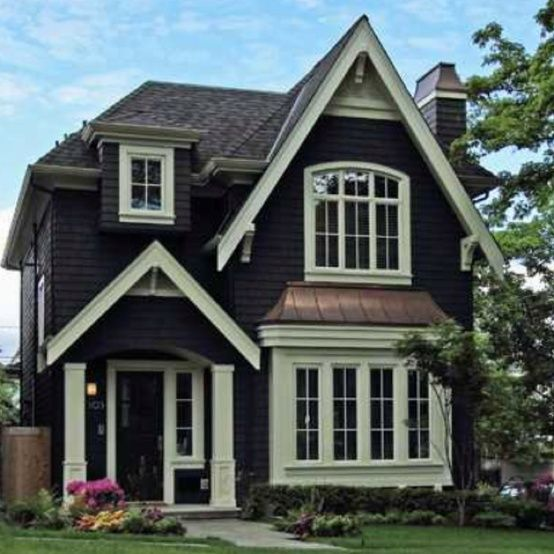
%> input picture house.jpg, 554 x 554 px
$ octave main.m   (GNU Octave 9; MATLAB toolbox functions it lacks are replaced by stand-ins)
%> lines starting %> are read from the running program, lines starting %| are printed output that depends on the picture; in (x1, y1, x2, y2) boxes, pixels count from 0 and x2, y2 are one past the last pixel; in counts of white or black regions, pixels touching at a corner belong together; the program's own positions count from 1
### mse_clc.m
function [ mse ] = mse_clc( image1, image2 )

if ( ~ismatrix(image1) || ~ismatrix(image2) )
    error( 'Can get only vectors or 2D matrices.' )
end

if ( ~isequal(size(image1),size(image2)) )
    error( 'The input matrices have different dimensions.' )
end


diff = double(image1)-double(image2);
sse = sum(sum(diff.^2));
mse = sse / length(diff(:));

end

### main.m
close all;
clear;
clc;

% sub section a
I = imread('house.jpg');
%> I is the input picture: size 554x554x3 uint8; mean R, G, B 89.2, 100.3, 98.7
I = imresize(I, [512 512]);
%> I: size 512x512x3 uint8
I = rgb2gray(I);
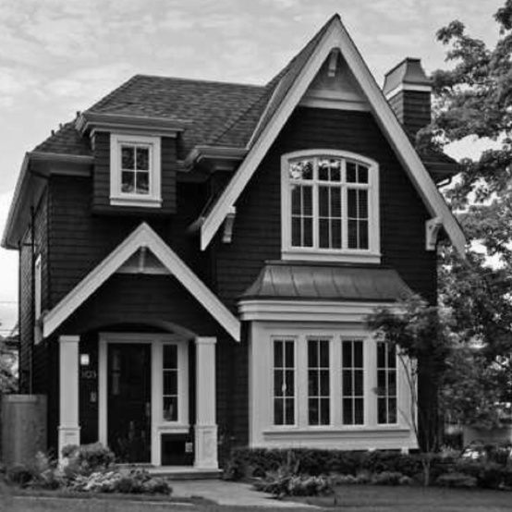
%> I: size 512x512 uint8; min 0, max 255, mean 96.8
figure
imshow(I);
title('Original Image')
J = I;
vector = zeros(1,512);
for j = 1:16:512
    J(:,j)= J(:,j) + 40;
    vector(j) = 40;
end
%> J: size 512x512 uint8; 6.25% of pixels changed, all inside (x1, y1, x2, y2) = (0, 0, 497, 512)
%> after the loop, vector = 512 values, max 40 at index 1, min 0 at index 2, mean 2.5
figure;
imshow(J)
title('Deteriorated Image');

% subsection b
W = exp((1i*2*pi)/512);
vector = fft(vector);
%> vector = 512 values, max 1280 at index 1, min 0 at index 2, mean 40

X = ['DFT components in which the iterference have strictly positive values: ', num2str(find(vector > 0 ) - 1)];
disp(X);
%| DFT components in which the iterference have strictly positive values: 0   32   64   96  128  160  192  224  256  288  320  352  384  416  448  480
X = ['The value of each positive components is: ', num2str(vector(1))];
%> X = 'The value of each positive components is: 1280'
disp(X);
%| The value of each positive components is: 1280
X = ['The value of all other components is: ', num2str(vector(2))];
%> X = 'The value of all other components is: 0'
disp(X);
%| The value of all other components is: 0

% subsection c
DFT = ones(512,512);
for j = 1:1:512
    for k = 1:1:512
        DFT(j, k) = (1/sqrt(512))*W^((j-1)*(k-1));
    end
end
iDFT = ones(512,512);
for j = 1:1:512
    for k = 1:1:512
        iDFT(j, k) = (1/sqrt(512))*W^(-1*(j-1)*(k-1));
    end
end
restored = double(J);
for j = 1:1:512
    restored(j,:) = transpose(DFT * transpose(restored(j,:)));
end

H = ones(1, 512);
for k = 1:32:512
    H(k) = 0;
end
% the filter isn't applied on the DC component
H(1) = 1;
for j = 1:1:512
    restored(j,:) = restored(j,:) .* H;
    restored(j,:) = transpose(iDFT * transpose(restored(j,:)));
end
figure
imshow(uint8(restored))
%> (this line was passed over: imshow is not available in this run)
title('Restored Image');
X = ['MSE of the deteriorated image: ', num2str(mse_clc(I, J))];
%> in mse_clc, `diff = double(image1)-double(image2);`:
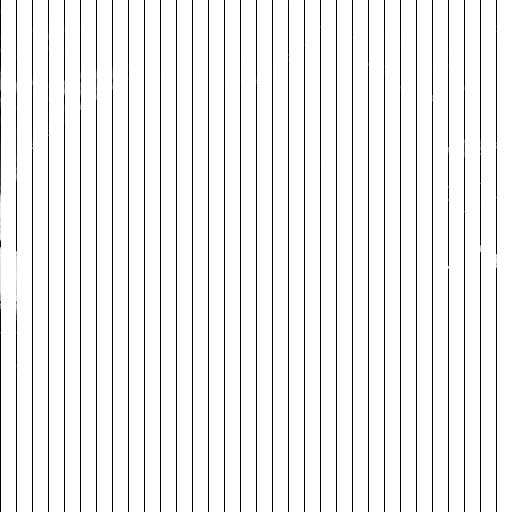
%> diff: size 512x512 double; min -40, max 0, mean -2.46; drawn with min black and max white
%> in mse_clc, `sse = sum(sum(diff.^2));`: sse = 25639399
%> in mse_clc, `mse = sse / length(diff(:));`: mse = 97.81
%> X = 'MSE of the deteriorated image: 97.8065'
disp(X)
%| MSE of the deteriorated image: 97.8065
%> (the run ends here)
